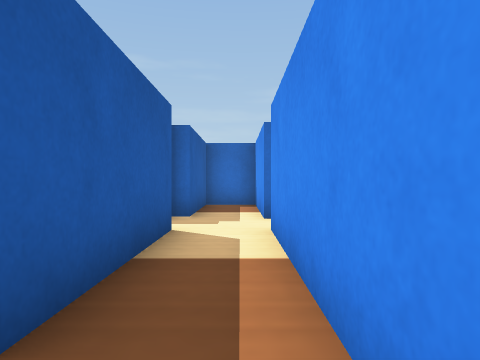
View 1 (above)

17 first-person views from a walk through a robot-simulator world made for Webots. The camera is 0.04 m above the floor, looks level and sees 70° across. The floor is counted in squares, 0.05 m on a side. Each view is taken from the middle of a square. On the plan, view 1 faces up. The plan holds only what a view shows up to about 12 squares ahead; the rest is blank. Robots are left out. Webots' stock objects and surfaces are drawn as simple stand-ins.

View 2
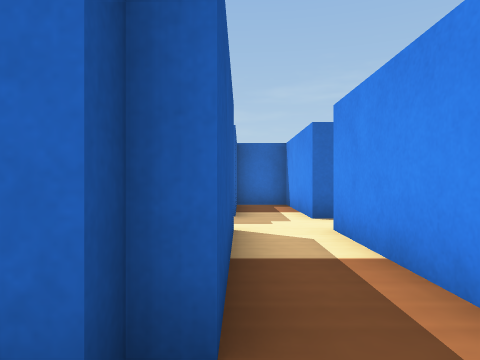

View 3
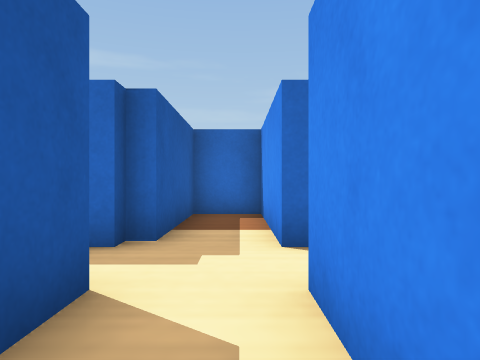

View 4
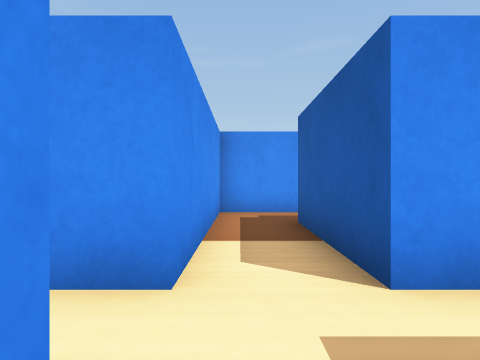

View 5
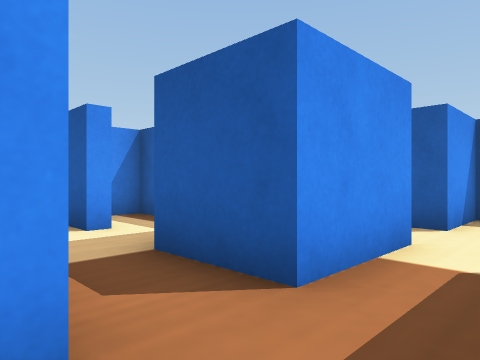

View 6
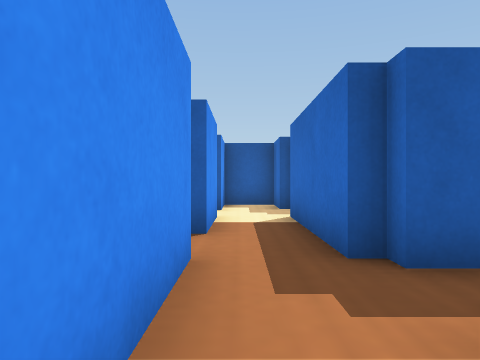

View 7
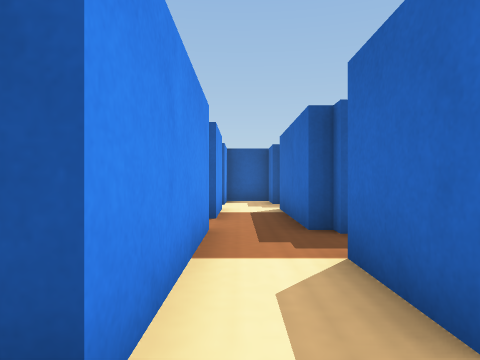

View 8
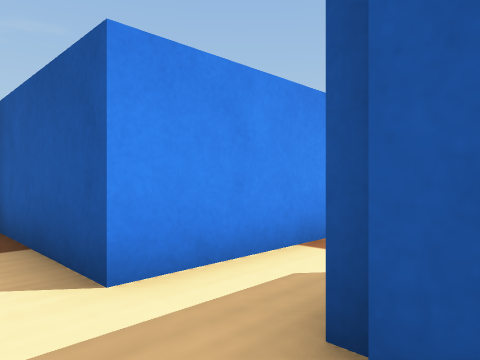

View 9
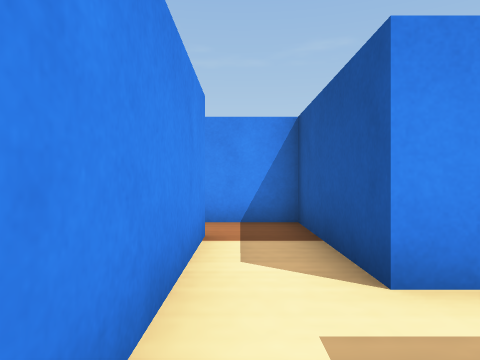

View 10
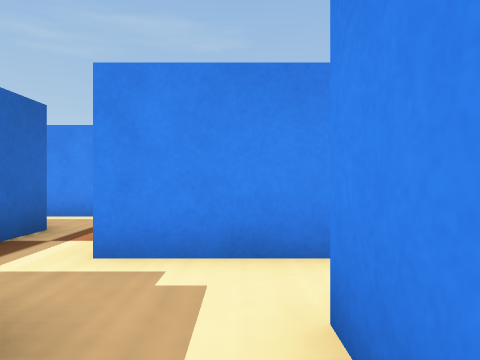

View 11
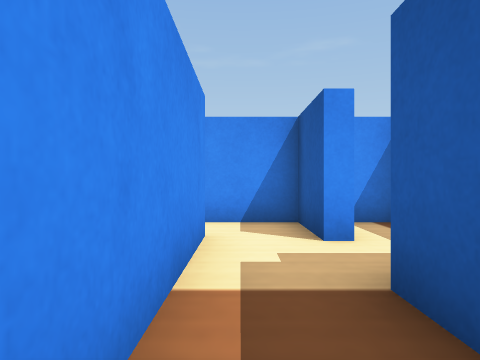

View 12
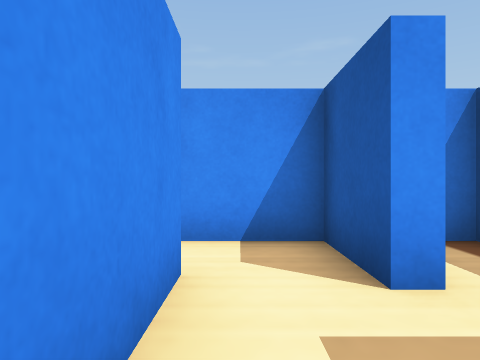

View 13
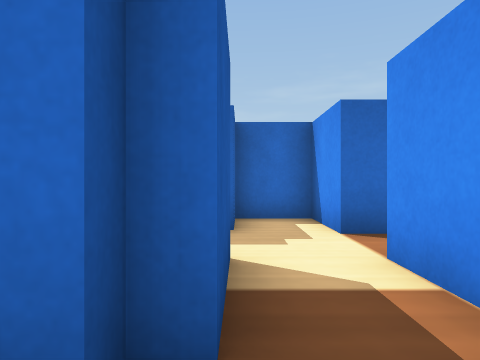

View 14
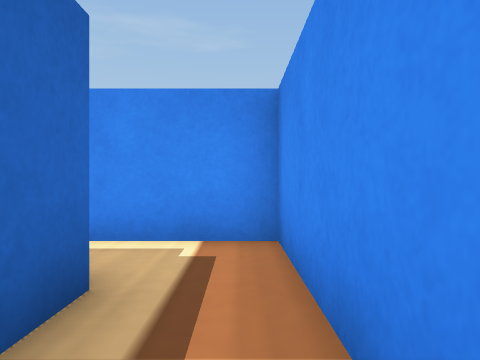

View 15
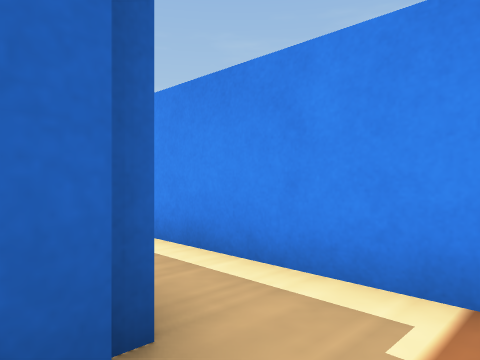

View 16
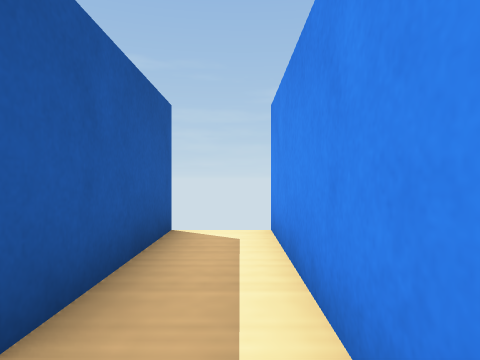

View 17
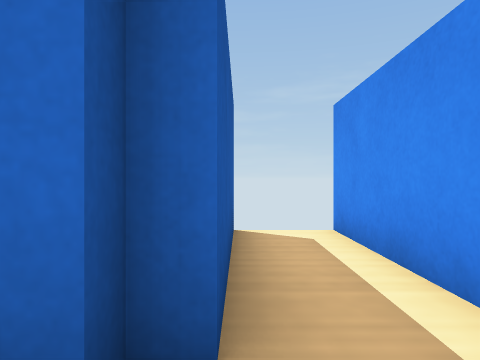

### Floor plan
Ten units are one square. View 1 is at (0, 0); x grows to the right and y downward. Boxes are objects, and circles mark ways between rooms. Rooms are numbered by the first view taken in them; rooms with no view inside come last. Other rooms are left out.
<svg viewBox="-36 -140 186 150">
<path fill="none" stroke="#000" d="M5 2 5 -55M-15 5 5 5M-11 -55 -11 -15 -15 -15 -15 -11 -19 -11M5 -71 5 -111 -11 -111 -11 -75 -15 -75 -15 -71 -31 -71 -31 -55 -11 -55M65 -81 65 -95M55 -55 65 -55M49 -95 49 -75 45 -75 45 -71M85 -71 65 -71M65 -55 89 -55M89 -55 89 -15 108 -15M105 -31 105 -75M105 -75 145 -75 145 -135M129 -135 129 -95 125 -95 125 -91 114 -91M45 -55 55 -55M45 -71 5 -71M5 -55 29 -55M24 -15 29 -15M45 -11 45 -55M9 -2 9 5 19 5M29 -55 29 -35M29 -15 29 5 49 5"/>
<circle cx="0" cy="-50" r="3" fill="#2a7"/>
<circle cx="10" cy="-60" r="3" fill="#2a7"/>
<circle cx="70" cy="-60" r="3" fill="#2a7"/>
<circle cx="50" cy="-60" r="3" fill="#2a7"/>
<circle cx="100" cy="-60" r="3" fill="#2a7"/>
<circle cx="100" cy="-70" r="3" fill="#2a7"/>
<circle cx="40" cy="-50" r="3" fill="#2a7"/>
<circle cx="40" cy="-10" r="3" fill="#2a7"/>
<text x="0" y="-20">1</text>
<text x="-10" y="-70">2</text>
<text x="60" y="-70">3</text>
<text x="80" y="-60">4</text>
<text x="100" y="-50">5</text>
<text x="130" y="-90">6</text>
<text x="30" y="-60">7</text>
<text x="30" y="-20">8</text>
<text x="40" y="-10">9</text>
</svg>
Room 1 opens to room 2. Room 2 opens to room 7. Room 3 opens to room 4. Room 3 opens to room 7. Room 4 opens to room 5. Room 7 opens to room 8. Room 8 opens to room 9.

Where each view was taken, in squares from view 1:
view 1: 0 up, 0 right, facing up
view 2: 0 up, 1 left, facing up
view 3: 3 up, 0 right, facing up
view 4: 8 up, 0 right, facing down
view 5: 7 up, 5 right, facing down-left
view 6: 6 up, 8 right, facing left
view 7: 6 up, 10 right, facing left
view 8: 8 up, 10 right, facing down-left
view 9: 8 up, 10 right, facing down
view 10: 6 up, 7 right, facing right
view 11: 6 up, 4 right, facing down
view 12: 4 up, 4 right, facing down
view 13: 6 up, 5 right, facing up
view 14: 8 up, 10 right, facing right
view 15: 8 up, 12 right, facing up-right
view 16: 8 up, 14 right, facing up
view 17: 8 up, 13 right, facing up
